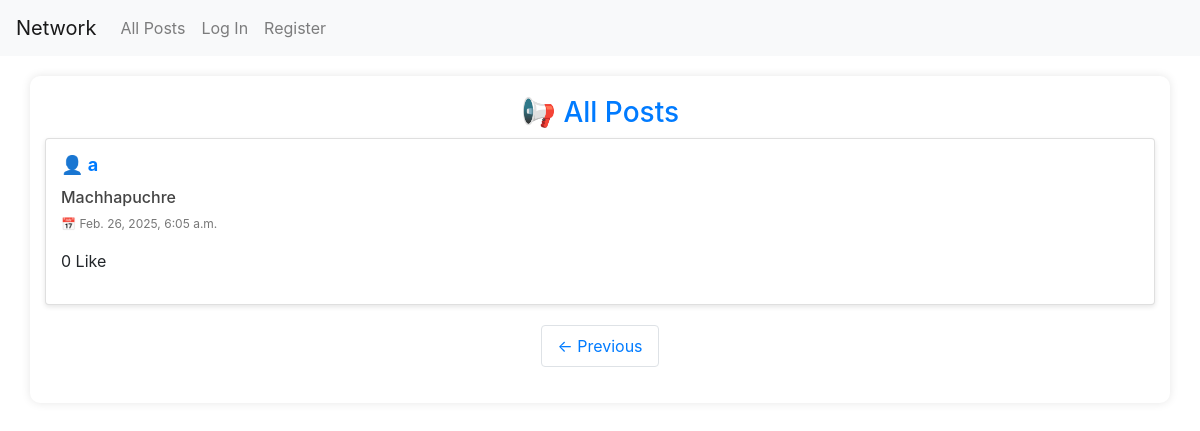
Screenshot of /?page=2 with the database file from the repository.
### network/models.py (models this page shows, shortened)
class Post(models.Model):
    content = models.CharField(max_length=140)
    user = models.ForeignKey(User, on_delete=models.CASCADE, related_name="author")
    date = models.DateTimeField(auto_now_add=True)

class User(AbstractUser):
    pass

### network/views.py (the view)
# urls.py: path("", views.index, name="index"),
@csrf_exempt
def index(request):
    allPosts = Post.objects.all().order_by("id").reverse()
    paginator = Paginator(allPosts, 10)
    pageNumber = request.GET.get('page')
    posts_of_the_page = paginator.get_page(pageNumber)
    allLikes = Like.objects.all()
    whoYouLiked = []
    for post in posts_of_the_page:
        post.like_count = Like.objects.filter(post=post).count()
    try:
        for like in allLikes:
            if like.user.id == request.user.id:
                whoYouLiked.append(like.post.id)
    except:
        whoYouLiked = []
    return render(request, "network/index.html",{
        "posts": posts_of_the_page,
        "whoYouLiked": whoYouLiked
    })

### network/templates/network/index.html (shortened to what this page needs)
{% extends "network/layout.html" %}
{% load static%}
{% block body %}
    <div class="container">
        <h1 class="title">📢 All Posts</h1>
        <div class="">
            {% for post in posts %}
            <div class="post card">
                <h5 class="username"><a href="{% url 'profile' user_id=post.user.id%}">👤 <strong>{{ post.user }}</strong></a></h5>
                <h6 class="content" id="content_{{post.id}}">{{ post.content }}</h6>
                <p class="date">📅 {{ post.date }}</p>
                <p id="likecount_{{post.id}}">{{post.like_count}} Like</p>
            </div>
            {% endfor %}
        </div>
        <nav aria-label="Page navigation">
            <ul class="pagination justify-content-center">
                {% if posts.has_previous %}
                    <li class="page-item"><a class="page-link" href="?page={{ posts.previous_page_number }}">← Previous</a></li>
                {% endif %}
            </ul>
        </nav>
    </div>
{% endblock %}

### network/static/network/style.css (style rules this page uses)
body { font-family: 'Arial', sans-serif; background-color: #f4f4f4; margin: 0; padding: 0; }
.container { width: 80%; margin: auto; padding: 20px; background: white; box-shadow: 0px 0px 10px rgba(0, 0, 0, 0.1); border-radius: 10px; margin-top: 20px; }
.title { text-align: center; color: #007bff; font-size: 28px; }
.post { background: #ffffff; padding: 15px; margin-bottom: 15px; border-radius: 10px; box-shadow: 0px 2px 5px rgba(0, 0, 0, 0.1); }
.username { font-size: 18px; color: #007bff; }
.content { font-size: 16px; margin-top: 5px; color: #444; }
.date { font-size: 12px; color: #777; }
.pagination { margin-top: 20px; }
.page-item a { color: #007bff; padding: 10px 15px; border-radius: 5px; transition: background 0.3s; }

### rows the page displays
Post: user "a", content "Machhapuchre", date "Feb. 26, 2025, 6:05 a.m.", like_count "0"
